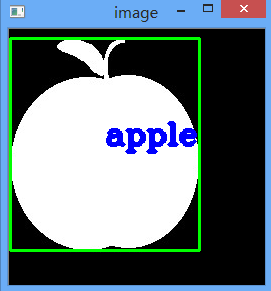
//> input picture 1.png, 271 x 291 px
$ ./main ../1.png   (built with g++ and OpenCV 4)
//> lines starting //> are read from the running program, lines starting //| are printed output that depends on the picture
//> further down, query1 is the input picture: 291 rows x 271 cols, CV_8UC3; mean B, G, R 128.3, 121.1, 105
#include "opencv2/shape.hpp"
#include "opencv2/imgcodecs.hpp"
#include "opencv2/highgui.hpp"
#include "opencv2/imgproc.hpp"
#include <opencv2/core/utility.hpp>
#include <iostream>
#include <string>

using namespace std;
using namespace cv;

int lowThreshold = 20;
int ratio = 3;
int kernel_size = 3;


static vector<Point> simpleContour( const Mat& currentQuery, int n=300 )
{
    vector<vector<Point> > _contoursQuery;
    vector <Point> contoursQuery;
    findContours(currentQuery, _contoursQuery, RETR_LIST, CHAIN_APPROX_NONE);
    for (size_t border=0; border<_contoursQuery.size(); border++)
    {
        for (size_t p=0; p<_contoursQuery[border].size(); p++)
        {
            contoursQuery.push_back( _contoursQuery[border][p] );
        }
    }

    // In case actual number of points is less than n
    int dummy=0;
    for (int add=(int)contoursQuery.size()-1; add<n; add++)
    {
        contoursQuery.push_back(contoursQuery[dummy++]); //adding dummy values
    }

    // Uniformly sampling
    random_shuffle(contoursQuery.begin(), contoursQuery.end());
    vector<Point> cont;
    for (int i=0; i<n; i++)
    {
        cont.push_back(contoursQuery[i]);
    }
    return cont;
}

vector<Point> detectCanny(cv::Mat src)
{


    	cv::Mat detected_edges, blured_image;
        /// Reduce noise with a kernel 3x3
        cv::blur( src, blured_image, cv::Size(4,4) );
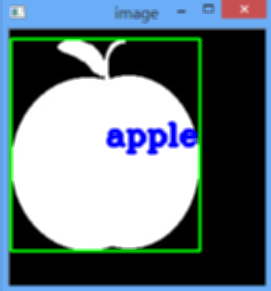
//> blured_image: 291 rows x 271 cols, CV_8UC3; mean B, G, R 128.3, 121.2, 105.1
        detected_edges = cv::Scalar::all(0);
        /// Canny detector
        cv::Canny( blured_image, detected_edges, lowThreshold, lowThreshold*ratio, kernel_size);
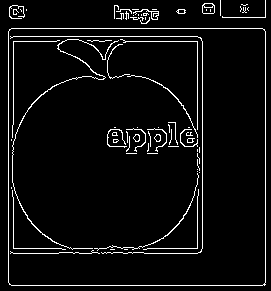
//> detected_edges: 291 rows x 271 cols, CV_8UC1; 5.1% white in thin lines or dots
	//imshow("canny",detected_edges);
	//waitKey();
	Size sz2Sh(300,300);
        Mat cannyToShow;
    	resize(detected_edges, cannyToShow, sz2Sh);
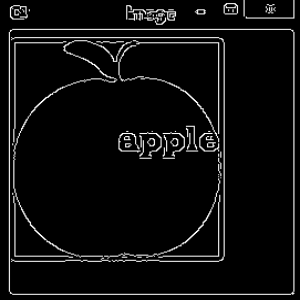
//> cannyToShow: 300 rows x 300 cols, CV_8UC1; min 0, max 255, mean 13.1
    	imshow("canny", cannyToShow);
    	vector<Point> cannyQuery = simpleContour(detected_edges);
//> the loop in simpleContour, `for (size_t border=0; border<_contoursQuery.size(); border++)` made 88 passes
//> after the loop in simpleContour, `for (size_t border=0; border<_contoursQuery.size(); border++)`: contoursQuery = 7393 Points (x, y), first 12: [92, 250], [91, 251], [92, 252], [91, 253], [90, 253], [89, 253], [88, 253], [87, 253], [86, 253], [85, 253], [84, 253], [83, 253]
//> after the loop in simpleContour, `for (int add=(int)contoursQuery.size()-1; add<n; add++)`: dummy = 0
//> in simpleContour, `random_shuffle(contoursQuery.begin(), contoursQuery.end());`: contoursQuery = 7393 Points (x, y), first 12: [12, 171], [156, 141], [86, 36], [91, 36], [38, 41], [197, 238], [168, 233], [202, 85], [88, 253], [202, 243], [202, 210], [198, 37]
//> after the loop in simpleContour, `for (int i=0; i<n; i++)`: cont = 300 Points (x, y), first 12: [12, 171], [156, 141], [86, 36], [91, 36], [38, 41], [197, 238], [168, 233], [202, 85], [88, 253], [202, 243], [202, 210], [198, 37]
//> cannyQuery has the same summary as cont in simpleContour
    	return cannyQuery;
}


int main(int argc, char** argv)
{
    //string path = "/home/jsh/opencv-3.1/opencv-3.1.0/samples/data/shape_sample/";
    string path1="/home/jsh/work/test_sc/pic/rgbd-dataset/apple/apple_1/";
	string path2="/home/jsh/work/test_sc/pic/rgbd-dataset/apple/apple_2/";
	string path3="/home/jsh/work/test_sc/pic/rgbd-dataset/apple/apple_3/";
	string path4="/home/jsh/work/test_sc/pic/rgbd-dataset/apple/apple_4/";
	string path5="/home/jsh/work/test_sc/pic/rgbd-dataset/apple/apple_5/";

	string path6="/home/jsh/work/test_sc/pic/rgbd-dataset/ball/ball_1/";
	string path7="/home/jsh/work/test_sc/pic/rgbd-dataset/ball/ball_2/";
	string path8="/home/jsh/work/test_sc/pic/rgbd-dataset/ball/ball_3/";
	string path9="/home/jsh/work/test_sc/pic/rgbd-dataset/ball/ball_4/";
	string path10="/home/jsh/work/test_sc/pic/rgbd-dataset/ball/ball_5/";
	string path11="/home/jsh/work/test_sc/pic/rgbd-dataset/ball/ball_6/";
	string path12="/home/jsh/work/test_sc/pic/rgbd-dataset/ball/ball_7/";

	string path13="/home/jsh/work/test_sc/pic/rgbd-dataset/banana/banana_1/";
	string path14="/home/jsh/work/test_sc/pic/rgbd-dataset/banana/banana_2/";
	string path15="/home/jsh/work/test_sc/pic/rgbd-dataset/banana/banana_3/";
	string path16="/home/jsh/work/test_sc/pic/rgbd-dataset/banana/banana_4/";

	string path17="/home/jsh/work/test_sc/pic/rgbd-dataset/bell_pepper/bell_pepper_1/";
	string path18="/home/jsh/work/test_sc/pic/rgbd-dataset/bell_pepper/bell_pepper_2/";
	string path19="/home/jsh/work/test_sc/pic/rgbd-dataset/bell_pepper/bell_pepper_3/";
	string path20="/home/jsh/work/test_sc/pic/rgbd-dataset/bell_pepper/bell_pepper_4/";
	string path21="/home/jsh/work/test_sc/pic/rgbd-dataset/bell_pepper/bell_pepper_5/";
	string path22="/home/jsh/work/test_sc/pic/rgbd-dataset/bell_pepper/bell_pepper_6/";

	string path23="/home/jsh/work/test_sc/pic/rgbd-dataset/binder/binder_1/";
	string path24="/home/jsh/work/test_sc/pic/rgbd-dataset/binder/binder_2/";
	string path25="/home/jsh/work/test_sc/pic/rgbd-dataset/binder/binder_3/";

	string path26="/home/jsh/work/test_sc/pic/rgbd-dataset/bowl/bowl_1/";
	string path27="/home/jsh/work/test_sc/pic/rgbd-dataset/bowl/bowl_2/";
	string path28="/home/jsh/work/test_sc/pic/rgbd-dataset/bowl/bowl_3/";
	string path29="/home/jsh/work/test_sc/pic/rgbd-dataset/bowl/bowl_4/";
	string path30="/home/jsh/work/test_sc/pic/rgbd-dataset/bowl/bowl_5/";
	string path31="/home/jsh/work/test_sc/pic/rgbd-dataset/bowl/bowl_6/";

	string path32="/home/jsh/work/test_sc/pic/rgbd-dataset/calculator/calculator_1/";
	string path33="/home/jsh/work/test_sc/pic/rgbd-dataset/calculator/calculator_2/";
	string path34="/home/jsh/work/test_sc/pic/rgbd-dataset/calculator/calculator_3/";
	string path35="/home/jsh/work/test_sc/pic/rgbd-dataset/calculator/calculator_4/";
	string path36="/home/jsh/work/test_sc/pic/rgbd-dataset/calculator/calculator_5/";

	string path37="/home/jsh/work/test_sc/pic/rgbd-dataset/camera/camera_1/";
	string path38="/home/jsh/work/test_sc/pic/rgbd-dataset/camera/camera_2/";
	string path39="/home/jsh/work/test_sc/pic/rgbd-dataset/camera/camera_3/";

	string path40="/home/jsh/work/test_sc/pic/rgbd-dataset/cap/cap_1/";
	string path41="/home/jsh/work/test_sc/pic/rgbd-dataset/cap/cap_2/";
	string path42="/home/jsh/work/test_sc/pic/rgbd-dataset/cap/cap_3/";
	string path43="/home/jsh/work/test_sc/pic/rgbd-dataset/cap/cap_4/";

	string path44="/home/jsh/work/test_sc/pic/rgbd-dataset/cell_phone/cell_phone_1/";
	string path45="/home/jsh/work/test_sc/pic/rgbd-dataset/cell_phone/cell_phone_2/";
	string path46="/home/jsh/work/test_sc/pic/rgbd-dataset/cell_phone/cell_phone_3/";
	string path47="/home/jsh/work/test_sc/pic/rgbd-dataset/cell_phone/cell_phone_4/";
	string path48="/home/jsh/work/test_sc/pic/rgbd-dataset/cell_phone/cell_phone_5/";

    // [12 lines of commented-out code are left out]
    cv::Ptr <cv::ShapeContextDistanceExtractor> mysc = cv::createShapeContextDistanceExtractor();

    Size sz2Sh(300,300);
    // [7 lines of commented-out code are left out]
    Mat query1=imread(argv[1]);
    vector<Point> contQuery1=detectCanny(query1);
//> contQuery1 has the same summary as cont in simpleContour

    Mat queryToShow;
    resize(query1, queryToShow, sz2Sh);
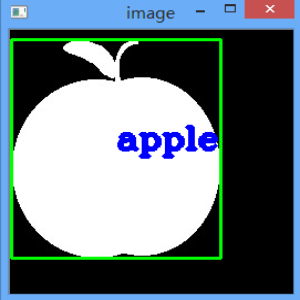
//> queryToShow: 300 rows x 300 cols, CV_8UC3; mean B, G, R 128.2, 121.1, 105
    imshow("QUERY", queryToShow);
    waitKey(30);
    //destroyWindow("QUERY");

    float avg[10];
    moveWindow("TEST", 0,0);
    //vector<Point> contQuery = simpleContour(query);
    int bestMatch = 0;
    float bestDis=FLT_MAX;
    float Dis1[19];
    int j1=0;
    for ( int ii=1; ii<=10; ii++ )
    {
        //if (ii==indexQuery) continue;
        int m=ii*19;
        //waitKey(30);
        stringstream iiname;
        iiname<<path1<<"apple_1_1_"<<m<<"_crop"<<".png";
        //cout<<"name: "<<iiname.str()<<endl;
        Mat iiIm=imread(iiname.str(), 0);
//> apple_1_1_19_crop.png cannot be read in this run, so this picture is empty
        Mat iiToShow;

		Mat detected_edges1, blured_image1;
        /// Reduce noise with a kernel 3x3
//> (the run ends here: the program stops with an error, at `blur( iiIm, blured_image1, cv::Size(4,4) );`)
